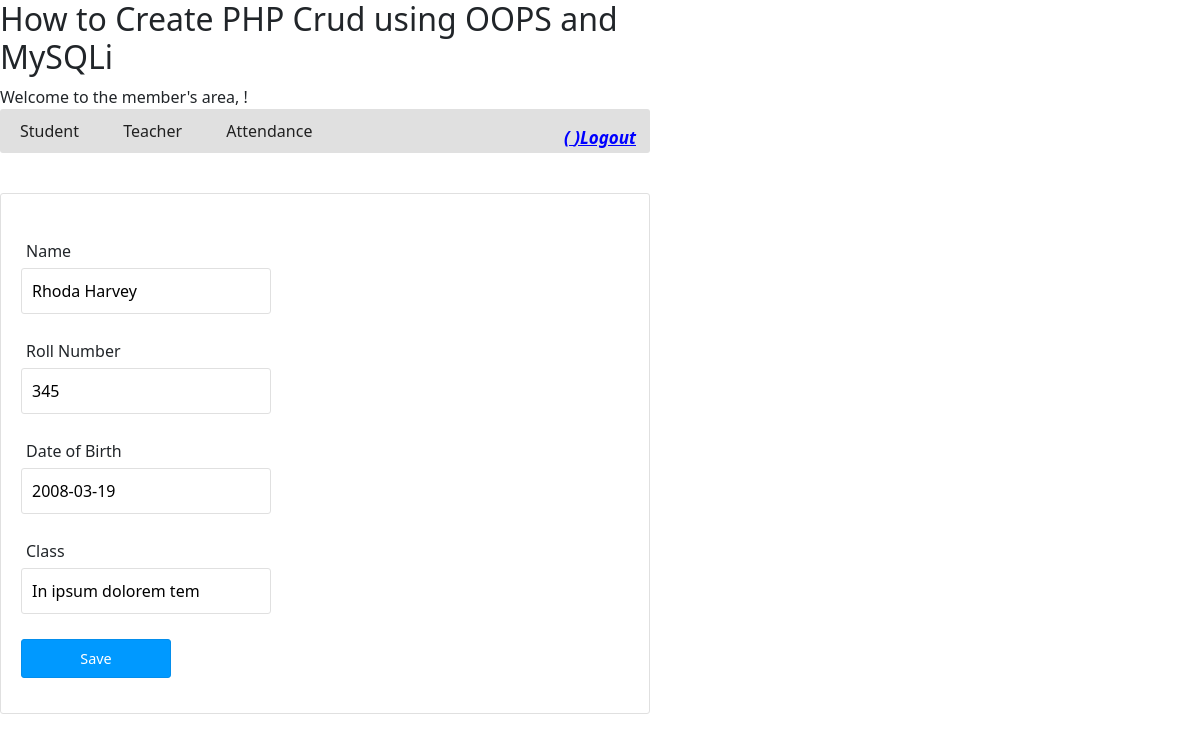
Page /index.php?action=student-edit&id=12 (signed in) on the committed database.
### tables this page shows
CREATE TABLE `tbl_student` (
  `id` int(11) NOT NULL,
  `name` varchar(55) NOT NULL,
  `roll_number` int(11) NOT NULL,
  `dob` date NOT NULL,
  `class` varchar(55) NOT NULL,
  `picture` text NOT NULL
);

### class/DBController.php (called while the page is built, shortened)
<?php
class DBController {
    private $host = "localhost";
    private $user = "root";
    private $password = "root";
    private $database = "student_db";
    private $conn;
    function __construct() {
        $this->conn = $this->connectDB();
    }
    function connectDB() {
        $conn = mysqli_connect($this->host,$this->user,$this->password,$this->database);
        return $conn;
    }
    function runQuery($query, $param_type, $param_value_array) {
        $sql = $this->conn->prepare($query);
        $this->bindQueryParams($sql, $param_type, $param_value_array);
        $sql->execute();
        $result = $sql->get_result();
        if ($result->num_rows > 0) {
            while($row = $result->fetch_assoc()) {
                $resultset[] = $row;
            }
        }
        if(!empty($resultset)) {
            return $resultset;
        }
    }
    function bindQueryParams($sql, $param_type, $param_value_array) {
        $param_value_reference[] = & $param_type;
        for($i=0; $i<count($param_value_array); $i++) {
            $param_value_reference[] = & $param_value_array[$i];
        }
        call_user_func_array(array(
            $sql,
            'bind_param'
        ), $param_value_reference);
    }
}
?>

### class/Student.php (called while the page is built, shortened)
<?php
require_once ("class/DBController.php");
class Student
{
    private $db_handle;
    function __construct() {
        $this->db_handle = new DBController();
    }
    function getStudentById($student_id) {
        $query = "SELECT * FROM tbl_student WHERE id = ?";
        $paramType = "i";
        $paramValue = array(
            $student_id
        );
        $result = $this->db_handle->runQuery($query, $paramType, $paramValue);
        return $result;
    }
}
?>

### web/student-edit.php (the view, shortened to what this page needs)
<?php require_once "web/header.php"; ?>
<form name="frmAdd" method="post" action="" id="frmAdd"
    onSubmit="return validate();">
    <div>
        <label style="padding-top: 20px;">Name</label> <span
            id="name-info" class="info"></span><br /> <input type="text"
            name="name" id="name" class="demoInputBox"
            value="<?php echo $result[0]["name"]; ?>">
    </div>
    <div>
        <label>Roll Number</label> <span id="roll-number-info"
            class="info"></span><br /> <input type="text"
            name="roll_number" id="roll_number" class="demoInputBox"
            value="<?php echo $result[0]["roll_number"]; ?>">
    </div>
    <div>
        <label>Date of Birth</label> <span id="dob-info" class="info"></span><br />
        <input type="text" name="dob" id="dob" class="demoInputBox"
            value="<?php echo $result[0]["dob"]; ?>">
    </div>
    <div>
        <label>Class</label> <span id="class-info" class="info"></span><br />
        <input type="text" name="class" id="class" class="demoInputBox"
            value="<?php echo $result[0]["class"]; ?>">
    </div>
    <div>
        <input type="submit" name="add" id="btnSubmit" value="Save" />
    </div>
    </body>
    </html>

### web/css/style.css (style rules this page uses)
body { width: 650px; font-family: Arial; color: #212121; }
.demoInputBox { padding: 10px; border: #E0E0E0 1px solid; border-radius: 3px; width: 250px; margin: 5px 0px 10px 0px; }
#frmAdd { border: #E0E0E0 1px solid; padding: 10px 20px 20px 20px; border-radius: 3px; }
#frmAdd div { margin-bottom: 15px; }
#frmAdd div label { margin-left: 5px; }
.info { font-size: .8em; color: #FF6600; letter-spacing: 2px; padding-left: 5px; }
#btnSubmit { padding: 8px; background: #09F; border: #048eec 1px solid; color: #FFF; font-size: 0.9em; border-radius: 3px; width: 150px; }

### rows in the picture
tbl_student: name "Rhoda Harvey", roll_number "345", dob "2008-03-19", class "In ipsum dolorem tem"
